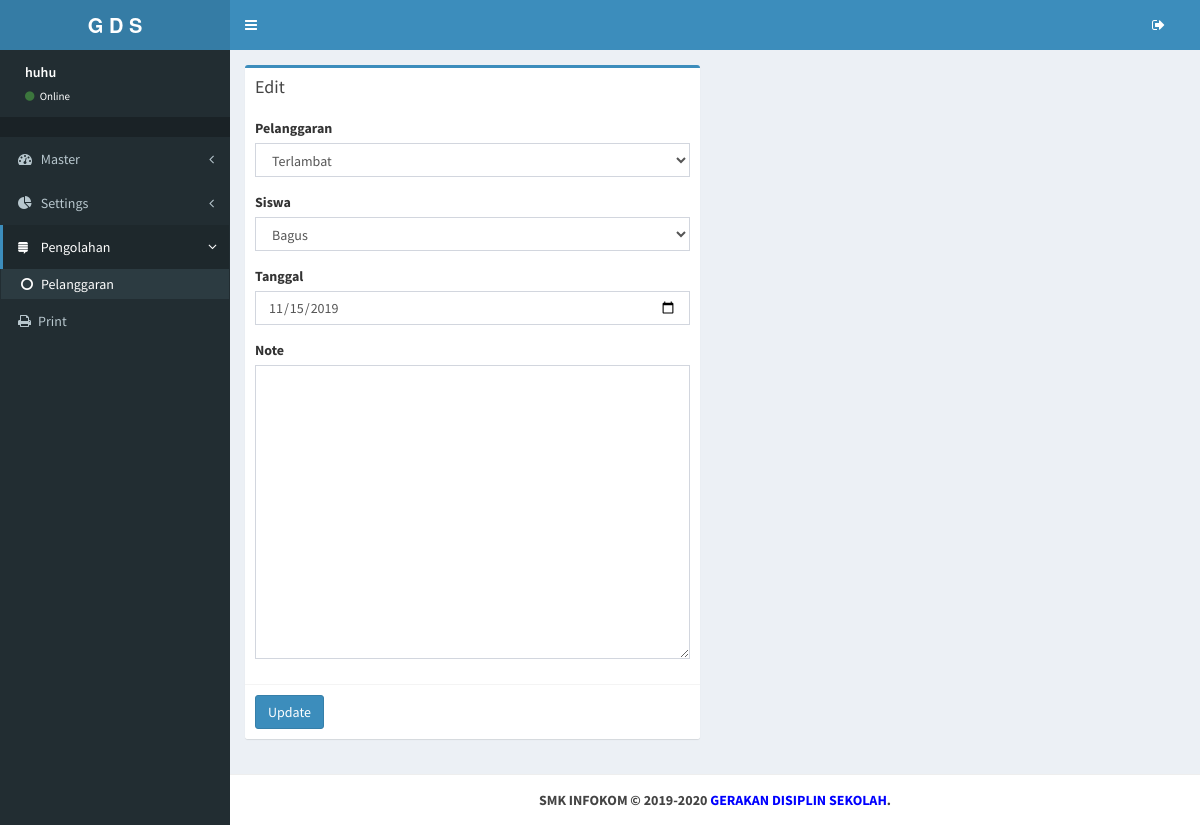
The page /master/index.php?page=transaksi&action=edit&id=36 (signed in) on the database its author committed.
### tables this page shows
CREATE TABLE `t_pelanggaran` (
  `id` int(50) NOT NULL,
  `id_pelanggaran` varchar(100) NOT NULL,
  `id_siswa` varchar(100) NOT NULL,
  `note` varchar(255) NOT NULL,
  `tanggal` date NOT NULL
);

CREATE TABLE `pelanggaran` (
  `id` int(20) NOT NULL,
  `pelanggaran` varchar(255) NOT NULL,
  `point` int(100) NOT NULL
);

CREATE TABLE `siswa` (
  `id` int(11) NOT NULL,
  `nisn` int(18) NOT NULL,
  `nama` varchar(100) NOT NULL,
  `kelas` varchar(255) NOT NULL
);

### master/modul/transaksi/edit.php (the view, shortened to what this page needs)
<?php
$id = $_GET['id'];
$result = mysqli_query($link, "SELECT * FROM t_pelanggaran WHERE id=$id");
?>
<?php
	$id_pelanggaran = "";
	$id_siswa = "";
	$tanggal = "";
if($result->num_rows > 0){
	while($user_data = mysqli_fetch_array($result))
	{
		$id_pelanggaran = $user_data['id_pelanggaran'];
		$id_siswa = $user_data['id_siswa'];
		$tanggal = $user_data['tanggal'];
	}
                         }
?>
<section class="content">
	<div class="row">
		<div class="col-md-6">
			<div class="box box-primary">
				<div class="box-header">
					<h3 class="box-title">Edit</h3>
				</div>
				<form action="" method="post" name="form1" enctype="multipart/form-data">
					<div class="box-body">
						<div class="form-group">
							<label for="exampleInputEmail1">Pelanggaran</label>
							<select  name="id_pelanggaran" class="form-control" >
							<?php
								$result = mysqli_query($link, "SELECT * FROM pelanggaran");
								while($data = mysqli_fetch_array($result))
								{
									echo '<option value="'.$data['id'].'" '. ($id_pelanggaran ==  $data['id'] ? 'selected' : '') . '>'.$data['pelanggaran'].'</option>';
								}
							?>
							</select>
						</div>
						<div class="form-group">
							<label for="exampleInputPassword1">Siswa</label>
								<select  name="id_siswa" class="form-control" >
							<?php
								$result = mysqli_query($link, "SELECT * FROM siswa");
								while($data = mysqli_fetch_array($result))
								{
									echo '<option value="'.$data['id'].'" '. ($id_siswa ==  $data['id'] ? 'selected' : '') . '>'.$data['nama'].'</option>';
								}
							?>
							</select>
						</div>
						<div class="form-group">
							<label for="exampleInputPassword1">Tanggal</label>
						    <input type="date" name="tanggal" value="<?php echo $tanggal; ?>" class="form-control">
						</div>
						<div class="form-group">
							<label for="exampleInputPassword1">Note</label>
							<textArea type="text" name="note" rows="14" class="form-control" ></textarea>
						</div>
					</div>
					<div class="box-footer">
						<button class="btn btn-primary" type="submit" name="update" value="update"><span>Update</span></button>
					</div>
				</form>
			</div>
		</div>
	</div>
</section>

### rows shown on the page
t_pelanggaran: id_pelanggaran "Terlambat", id_siswa "Bagus", tanggal "11/15/2019"

### other values the page prints
$_SESSION['nama_user'] "huhu"
